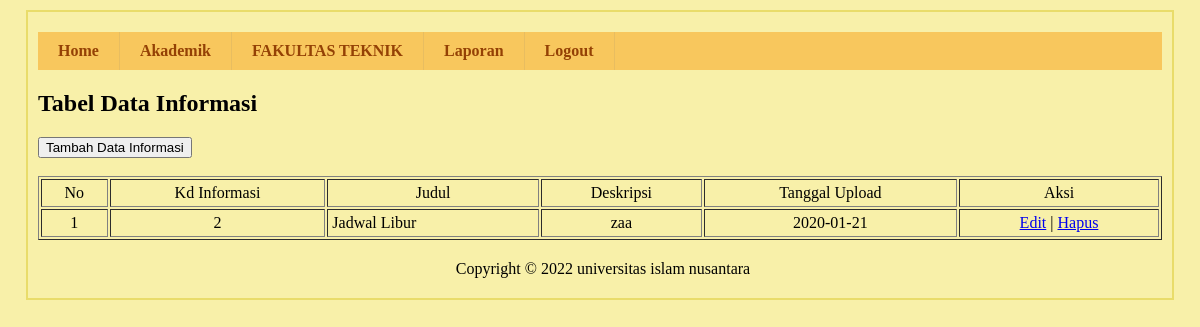
Page /sisfo-kampus/media.php?page=informasi (signed in) on the earlier database version.
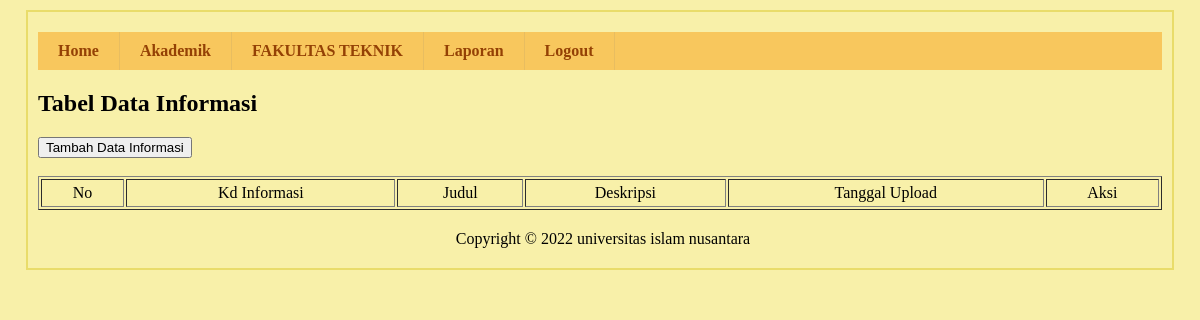
Same page on the later database version.
### tables this page shows
CREATE TABLE `tbl_informasi` (
  `kd_informasi` int(10) NOT NULL,
  `judul` varchar(20) NOT NULL,
  `deskripsi` text NOT NULL,
  `tgl_upload` date NOT NULL
);

### sisfo-kampus/tabel/tabel_informasi.php (the view)
<h2>Tabel Data Informasi</h2>
<button type="button" onclick=window.location.href='./media.php?page=form-informasi'>Tambah Data Informasi</button> <br><br>
<table width="100%" border="1" cellpadding="4" align="center">
    <tr align="center">
        <td>No</td>
        <td>Kd Informasi</td>
        <td>Judul</td>
        <td>Deskripsi</td>
        <td>Tanggal Upload</td>
        <td>Aksi</td>
    </tr>
    <?php
    include "koneksi.php";
    $sql = mysqli_query($conn, "SELECT * FROM tbl_informasi ");
    $no = 1;
    while ($row = mysqli_fetch_array($sql)) {
    ?>
        <tr>
            <td align='center'> <?php echo $no; ?> </td>
            <td align='center'> <?php echo $row['kd_informasi']; ?> </td>
            <td> <?php echo $row['judul']; ?> </td>
            <td align='center'> <?php echo $row['deskripsi']; ?> </td>
            <td align='center'> <?php echo $row['tgl_upload']; ?> </td>
            <td align='center'>
                <a href="media.php?page=editinformasi&kdinformasi=<?php echo $row['kd_informasi']; ?>">Edit</a> |
                <a href="media.php?page=hapusinformasi&kdinformasi=<?php echo $row['kd_informasi']; ?>">Hapus</a>
            </td>
        </tr>
    <?php
        $no++;
    }
    ?>
</table>

Differences in the rows shown:
removed tbl_informasi: kd_informasi "2", judul "Jadwal Libur", deskripsi "zaa", tgl_upload "2020-01-21"
